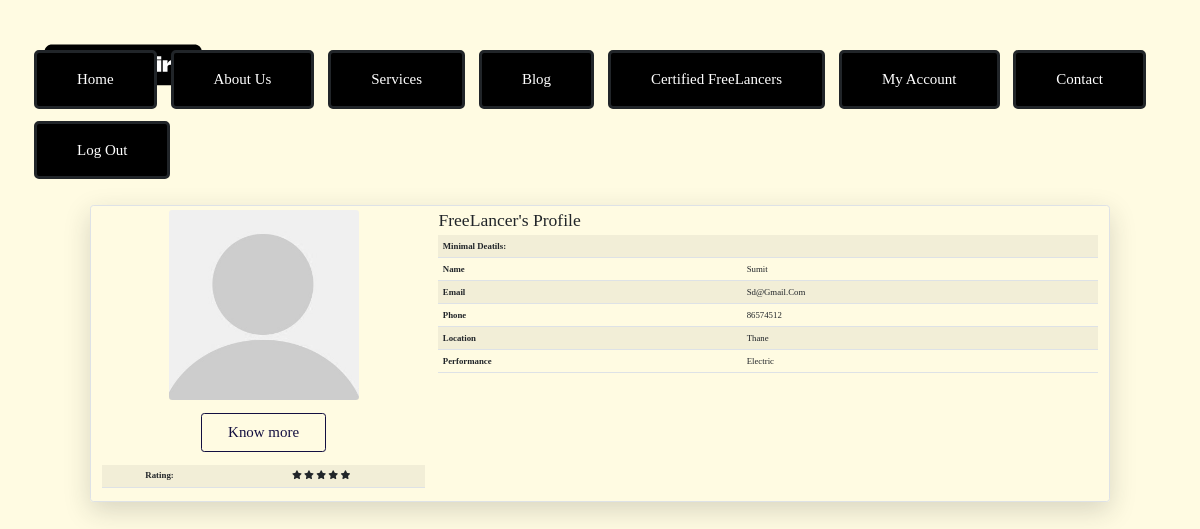
/sps.php, run on the app's committed database.
### tables this page shows
CREATE TABLE `sp` (
  `sp_id` int(100) NOT NULL,
  `sp_name` varchar(100) NOT NULL,
  `sp_email` varchar(100) NOT NULL,
  `sp_password` varchar(100) NOT NULL,
  `user_type` varchar(100) NOT NULL DEFAULT 'service_provider',
  `sp_image` varchar(100) NOT NULL,
  `kyc_status` varchar(100) NOT NULL DEFAULT 'pending',
  `sp_address` varchar(1000) NOT NULL,
  `sp_city` varchar(50) NOT NULL,
  `sp_pincode` varchar(50) NOT NULL,
  `profession` varchar(100) NOT NULL
);

### sps.php (the view, shortened to what this page needs)
<?php
include 'config.php';
?>
<!DOCTYPE html>
<html lang="en">
<head>
    <link rel="stylesheet" type="text/css" href="./css/bootstrap.min.css">
    <link rel="stylesheet" href="https://cdnjs.cloudflare.com/ajax/libs/font-awesome/6.3.0/css/all.min.css">
    <link rel="stylesheet" href="css/home.css">
</head>
<body>
<header>
        <a href="#" class="logo"><a href="#" class="logo"><img src="images/Earnohire2.png"></a></a>
        <ul class="navbar">
            <li><a href="user_page.php" class="active">Home</a></li>
            <li><a href="Knowmore.html">About Us</a></li>
            <li><a href="services.php">Services</a></li>
            <li><a href="#blog">Blog</a></li>
            <li><a href="sps.php">Certified FreeLancers</a></li>
            <li><a href="user_profile.php">My Account</a></li>
            <li><a href="contact.html">Contact</a></li>
            <li><a href="home.php?logout=<?php echo $user_id; ?>" onclick="return confirm('are your sure you want to logout?');" class="delete-btn">Log Out</a></li>
        </ul>
    </header>
    <?php
        $select_product = mysqli_query($conn, "SELECT * FROM `sp`") or die('query failed');
        if(mysqli_num_rows($select_product) > 0){
            while($fetch_product = mysqli_fetch_assoc($select_product)){
    ?>
    <div class=" row col-lg-8 border rounded mx-auto mt-5 p-2 shadow-lg">
        <div class="col-md-4 text-center">
        <?php
               if($fetch['sp_image'] == ''){
                  echo '<img src="images/default-avatar.png" class="img-fluid rounded" style= "width: 190px;height:190px;object-fit: cover">';
               }else{
                  echo '<img src="uploaded_img/'.$fetch['sp_image'].'" class="img-fluid rounded" style= "width: 190px;height:190px;object-fit: cover">';
               }
            ?>
            <div>
                <button class="m-4 btn btn-primary hidden" >Know more</button>
                <table class="table table-striped">
                <tr>
                    <th>Rating: </th>
                    <td>
                    <div class="star">
                    <i class="fas fa-star"></i>
                    <i class="fas fa-star"></i>
                    <i class="fas fa-star"></i>
                    <i class="fas fa-star"></i>
                    <i class="fas fa-star"></i>
                    </div>
                </td></tr>
                </table>
            </div>
        </div>
        <div class="col-md-8">
            <div class="h2">FreeLancer's Profile</div>
            <table class="table table-striped">
                <tr><th colspan="2">Minimal Deatils:</th></tr>
                <tr><th>Name</th><td><?php echo $fetch_product['sp_name']; ?></td></tr>
                <tr><th>Email</th><td><?php echo $fetch_product['sp_email']; ?></td></tr>
                <tr><th>Phone </th><td>86574512</td></tr>
                <tr><th>Location </th><td><?php echo $fetch_product['sp_city']; ?></td></tr>
                <tr><th>Performance</th><td><?php echo $fetch_product['profession']; ?></td></tr>
            </table>
        </div>
    </div>
    <?php
        };
    };
    ?>
</body>
</html>

### css/home.css (style rules this page uses)
:root { --pink:#131550a8; --black:#130f40; --white:#fff; --blue:#00000092; }
* { font-family:Albula Pro; margin:0; padding: 0; box-sizing: border-box; text-decoration: none; outline: none; border:none; transition: .2s linear; text-transform: capitalize; }
html { font-size: 62.5%; overflow-x: hidden; scroll-padding-top: 6.5rem; scroll-behavior: smooth; }
body { background: rgb(255, 251, 226); }
.btn { display: inline-block; margin-top: 1rem; border:.2rem solid var(--black); color:var(--black); font-size: 1.7rem; padding:.8rem 3rem; cursor: pointer; background: none; }
@media (max-width:1200px) { html { font-size: 55%; } }
header { width: 100%; align-items: center; justify-content: space-between; }
.navbar { display: flex; flex-direction: row; float:right; margin-top: -70px; z-index:10; margin-right:30px; }
.logo { display: flex; margin-left: 20px; }
.navbar li { font-size: 15px; background-color: black; padding: 10px 20px; margin-left: 10px; border-radius: 5px; display: inline-flex; border-style: solid; }
.row { width: 85%; margin: auto; display: flex; flex-wrap: wrap; align-items: flex-start; justify-content: space-between; }
.logo { width: 80px; margin-bottom: 30px; }
ul li { list-style: none; margin-bottom: 12px; }
ul li a { text-decoration: none; color: #fff; }
@media (max-width: 1280px) { header { padding: 14px 2%; transition: .2s; } }
@media (max-width: 1280px) { .navbar a { padding: 5px 0; margin: 0px 20px; } }

### data on the page
sp: sp_name "Sumit", sp_email "Sd@gmail.com", sp_city "Thane", profession "Electric"
